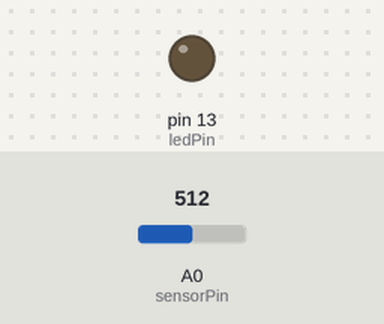
Simulated run of this sketch. Board: Arduino Uno, built with avr-gcc and run on an emulated ATmega328P. On the bench: output pins drawn as LEDs (lit = HIGH). Dashed ring = blinking. Inputs (shaded band) come from the test bench; at power-on: A0 (sensorPin) = 512.

Above: at 1.8 s.
1.9 s: A0 (sensorPin) set to 526
At 2.8 s:
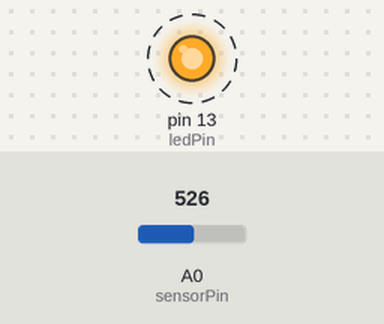
6.0 s: A0 (sensorPin) set to 511
At 6.8 s:
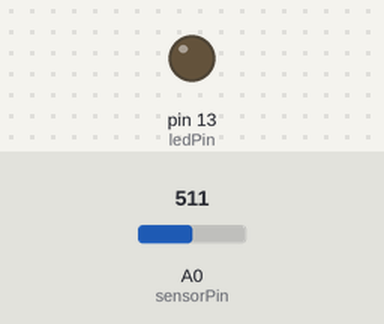
7.5 s: A0 (sensorPin) set to 716
At 11.4 s:
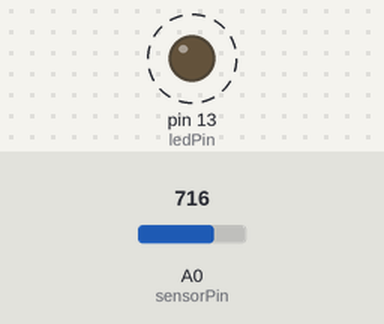
11.6 s: A0 (sensorPin) set to 502
At 12.5 s:
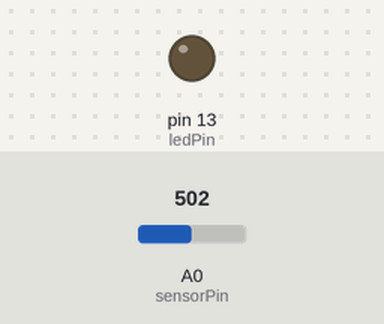
Timing chart, 0 to 14.1 s (numbered marks = the images above; inputs shaded):
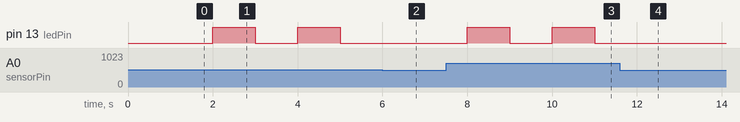

The sketch:

sketch_mar15a.ino
```cpp
int sensorPin = A0; int ledPin = 13;
void setup() {
pinMode(sensorPin,INPUT);
pinMode(ledPin,OUTPUT);
Serial.begin(9600);
}

void loop() {
int sensorValue = analogRead(sensorPin);
int thresholdValue = 512;

if(sensorValue > thresholdValue){
  digitalWrite(ledPin,HIGH);
  Serial.print("sensor Value: "+sensorValue);
  delay(1000);
  digitalWrite(ledPin,LOW);
  delay(1000);
}
else{
  digitalWrite(ledPin,LOW);
  delay(1000);
}
}
```

Measured:
- the behaviour switches between 512 and 513 on A0 (sensorPin) (found by bisection; images 0 and 1)
- after the input at 1.9 s, pin 13 (ledPin): alternates HIGH for 1.0 s and LOW for 1.0 s, starting after 0.10 s
- after the input at 6.0 s, pin 13 (ledPin): stays LOW (without the input it goes to HIGH after 0.00 s)
- after the input at 7.5 s, pin 13 (ledPin): alternates HIGH for 1.0 s and LOW for 1.0 s, starting after 0.50 s
- after the input at 11.6 s, pin 13 (ledPin): stays LOW (without the input it goes to HIGH after 0.40 s)
